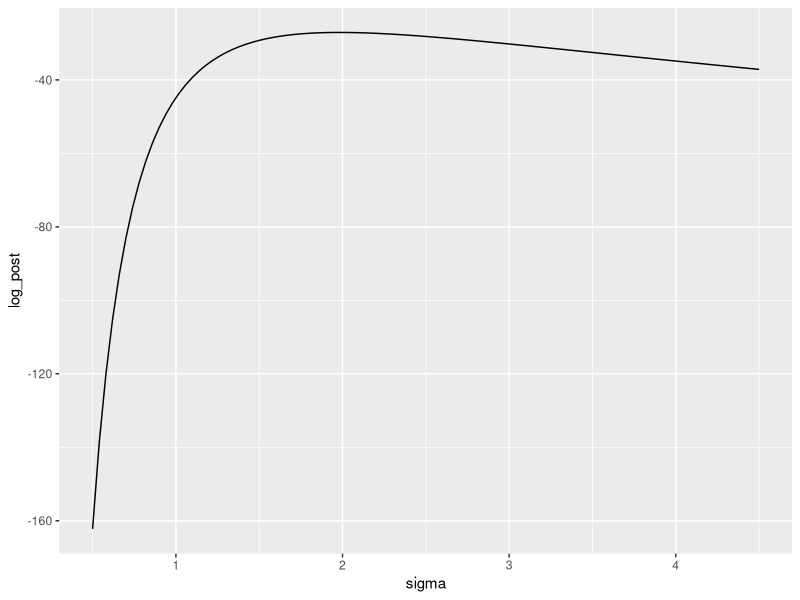
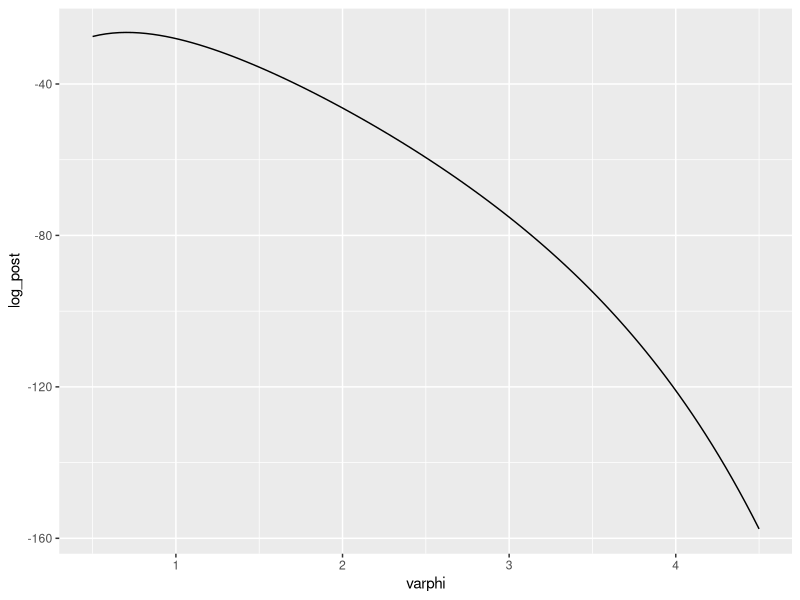
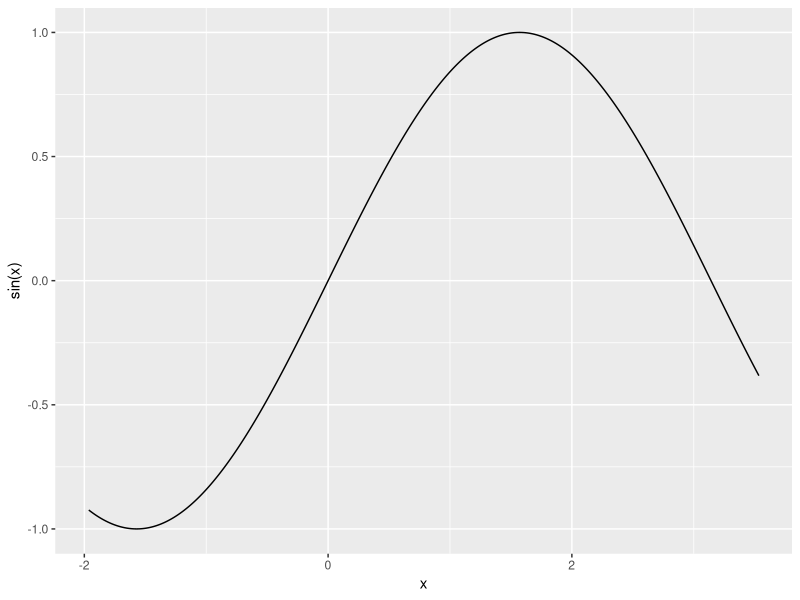
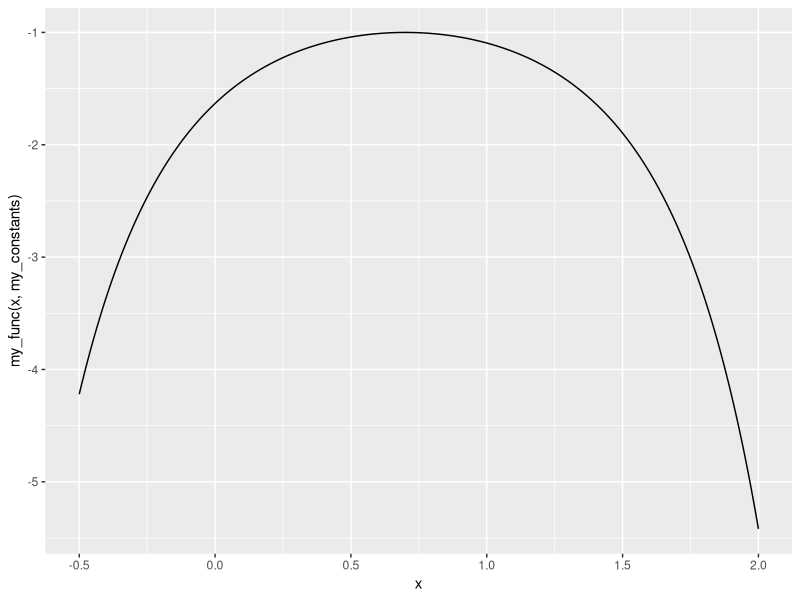
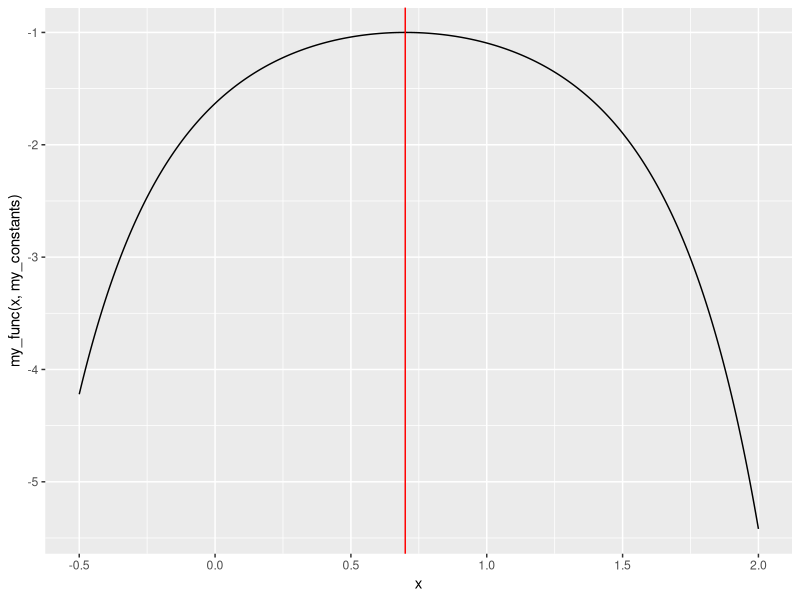
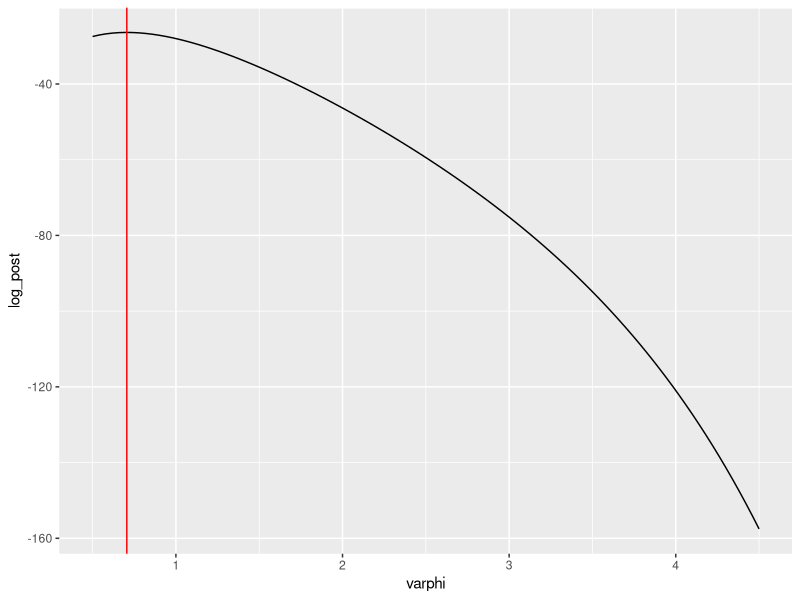

Write the R code that produced these figures, in order.
## ---- chunk 1
knitr::opts_chunk$set(echo = TRUE)
## ---- chunk 2
library(tidyverse)
## ---- chunk 3
paste0("The 25th quantile is: ", qnorm(.25, 125, 5))
paste0("The 75th quantile is: ", qnorm(.75, 125, 5))
## ---- chunk 4
sigma2 = 4
mu0 = 2
tau02 = 10
xbar = 5
N = 5

paste0("Posterior mode: ", (sigma2*mu0 + N*tau02*xbar)/(sigma2 + N*tau02))
paste0("Posterior mean: ", ((1/tau02)*mu0 + (N/sigma2)*xbar)/(1/tau02 + N/sigma2))
## ---- chunk 5
N <- 21
v <- 4.2
## ---- chunk 6
### set input arguments !!!
log_post_sigma_unnorm <- function(sigma, N, v, lambda)
{
  -N*log(sigma) - N*v/(2*sigma^2) - lambda*sigma
}
## ---- chunk 7
tibble::tibble(
  sigma = seq(from = 0.5, to =4.5, length.out = 101)
) %>% 
  mutate(log_post = log_post_sigma_unnorm(sigma, N, v, 0.75)) %>%
  ggplot(mapping = aes(x = sigma, y = log_post)) +
  geom_line()
## ---- chunk 8
### set the input arguments !!!
log_post_varphi_unnorm <- function(varphi, N, v, lambda)
{
  # back-calculate sigma given varphi
  sigma <- exp(varphi)
  
  # calculate the unnormalized log-posterior on sigma
  log_post <- log_post_sigma_unnorm(sigma, N, v, lambda)
  
  # account for the derivative adjustment
  log_post + log(abs(exp(varphi)))
}
## ---- chunk 9
tibble::tibble(
  varphi = seq(from = 0.5, to = 4.5, length.out = 101)
) %>% 
  mutate(log_post = log_post_varphi_unnorm(varphi, N, v, 0.75)) %>%
  ggplot(mapping = aes(x = varphi, y = log_post)) +
  geom_line()

## ---- chunk 10
tibble::tibble(
  x = seq(from = -5*pi/8, to = 9*pi/8, length.out = 1001)
) %>% 
  ggplot(mapping = aes(x = x, y = sin(x))) +
  geom_line()
## ---- chunk 11
opt_sine_01 <- optim(par = 0 ,
                     fn = sin  ,
                     gr = NULL,
                     method = "Brent",
                     lower = -5*pi/8, upper = 9*pi/8,
                     hessian = TRUE,
                     control = list(fnscale = -1 ))
opt_sine_01
## ---- chunk 12
opt_sine_02 <- optim(par = 3 ,
                     fn = sin,
                     gr = NULL,
                     method = "Brent",
                     lower = -5*pi/8, upper = 9*pi/8,
                     hessian = TRUE,
                     control = list(fnscale = -1 ))
opt_sine_02
## ---- chunk 13
my_func <- function(x, constants)
{
  -exp((x - constants$a)^constants$m)
}

my_constants <- list(a = 0.7, m = 2)
## ---- chunk 14
tibble::tibble(
  x = seq(-0.5, 2, length.out = 501)
) %>% 
  ggplot(mapping = aes(x = x, 
                       y = my_func(x, my_constants))) +
  geom_line()
## ---- chunk 15
opt_result <- optim(par = 1.75 ,
                    fn = my_func ,
                    gr = NULL,
                    constants = my_constants,
                    method = "Brent",
                    lower = -0.5, upper = 2,
                    hessian = TRUE,
                    control = list(fnscale = -1 ))

opt_result
## ---- chunk 16
tibble::tibble(
  x = seq(-0.5, 2, length.out = 501)
) %>% 
  ggplot(mapping = aes(x = x, 
                       y = my_func(x, my_constants))) +
  geom_line() + geom_vline(xintercept = opt_result$par, color = 'red')
## ---- chunk 17
varphi_opt_a <- optim(par = -0.5 ,
                    fn = log_post_varphi_unnorm ,
                    gr = NULL,
                    N = N, v = v, lambda = 0.75,
                    method = "BFGS",
                    hessian = TRUE,
                    control = list(fnscale = -1 ))
varphi_opt_a

## ---- chunk 18
varphi_opt_b <- optim(par = 1.35 ,
                    fn = log_post_varphi_unnorm ,
                    gr = NULL,
                    N = N, v = v, lambda = 0.75,
                    method = "BFGS",
                    hessian = TRUE,
                    control = list(fnscale = -1 ))
varphi_opt_b

## ---- chunk 19
tibble::tibble(
  varphi = seq(from = 0.5, to = 4.5, length.out = 101)
) %>% 
  mutate(log_post = log_post_varphi_unnorm(varphi, N, v, 0.75)) %>%
  ggplot(mapping = aes(x = varphi, y = log_post)) +
  geom_line() + geom_vline(xintercept = varphi_opt_a$par, color = 'red')
